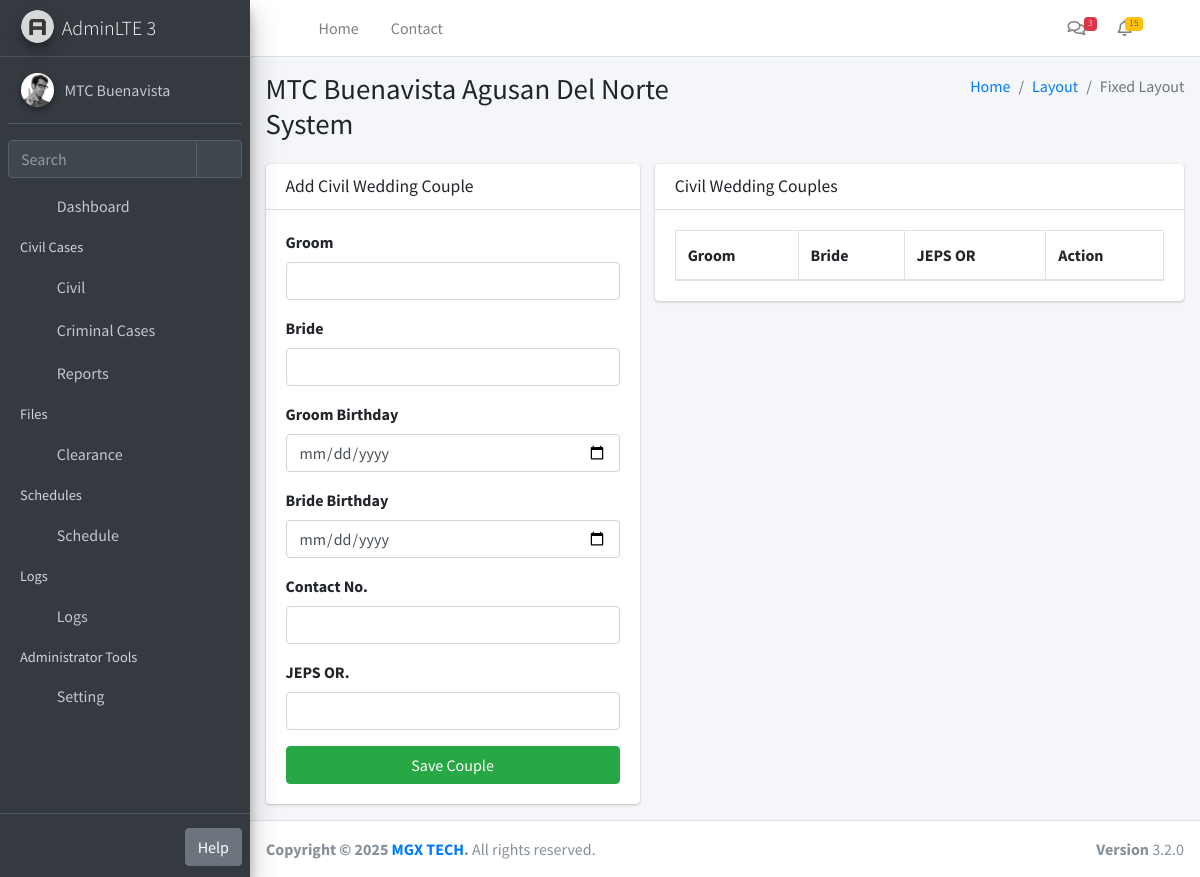
/wedding/ (signed in), run on an earlier commit of the app's database.
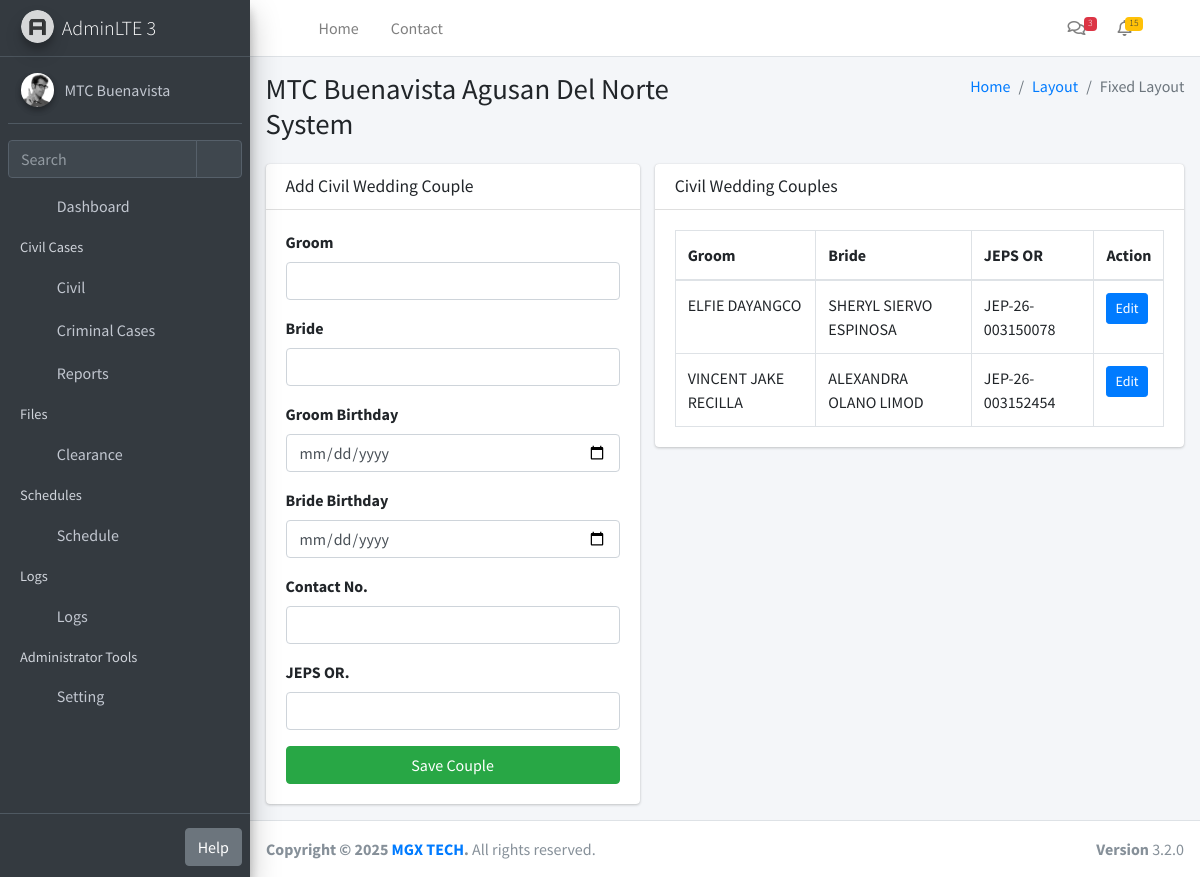
And on a later commit of the database.
### app/models.py (models this page shows)
class Module(db.Model):
    __tablename__ = 'modules'
    id = db.Column(db.Integer, primary_key=True)
    name = db.Column(db.String(255), nullable=False)
    icon = db.Column(db.String(255), nullable=False)
    description = db.Column(db.Text, nullable=True)
    url = db.Column(db.String(255), nullable=True)
    created_at = db.Column(db.DateTime, default=datetime.utcnow)
    updated_at = db.Column(db.DateTime, default=datetime.utcnow, onupdate=datetime.utcnow)

class CivilWedding(db.Model):
    __tablename__ = 'civil_wedding'
    id = db.Column(db.Integer, primary_key=True)
    groom = db.Column(db.String(255), nullable=False)
    bride = db.Column(db.String(255), nullable=False)
    bday_groom = db.Column(db.Date, nullable=True)
    bday_bride = db.Column(db.Date, nullable=True)
    schedule_id = db.Column(db.Integer, db.ForeignKey('schedule_master.id'), nullable=True, unique=True)
    jeeps_or = db.Column(db.String(255), nullable=True)
    contact_no = db.Column(db.String(50), nullable=True)
    register_no = db.Column(db.String(100), nullable=True)
    claim_by = db.Column(db.JSON, nullable=True)
    created_at = db.Column(db.DateTime, default=datetime.utcnow)
    updated_at = db.Column(db.DateTime, default=datetime.utcnow, onupdate=datetime.utcnow)
    schedule = db.relationship('ScheduleMaster', backref='wedding', uselist=False)

### app/routes/wedding.py (the view)
@wedding_bp.route('/')
@login_required
@require_module(17)
def wed_index():
    WeddingRecords = CivilWedding.query.all()
    return render_template(
        "wedding/index.html",
        WeddingRecords=WeddingRecords,
    )

### app/__init__.py (called while the page is built)
def create_app():
    app = Flask(__name__)
    app.config.from_object(Config)
    db.init_app(app)
    login_manager.init_app(app)
    login_manager.login_view = 'auth.login'
    from app.models import User, Setting, Module
    @login_manager.user_loader
    def load_user(user_id):
        return User.query.get(int(user_id))
    @app.context_processor
    def inject_globals():
        modules = Module.query.all()
        user_modules = []
        if current_user.is_authenticated and current_user.role:
            user_modules = current_user.role.modules
        settings = {s.function_desc: s.function for s in Setting.query.all()}
        return dict(modules=modules, user_modules=user_modules, settings=settings)
    from app.routes import blueprints
    for bp in blueprints:
        app.register_blueprint(bp)
    with app.app_context():
        db.create_all()
    return app

### app/templates/wedding/index.html (shortened to what this page needs)
{% extends "layouts/layout1.html" %}
{% block content %}
<section class="col-lg-5 connectedSortable">
	<div class="card">
		<div class="card-header">
			<h3 class="card-title">Add Civil Wedding Couple</h3>
		</div>
		<div class="card-body">
			<form id="addWeddingForm">
				<div class="form-group">
					<label>Groom</label>
					<input type="text" name="groom" class="form-control" required>
				</div>
				<div class="form-group">
					<label>Bride</label>
					<input type="text" name="bride" class="form-control" required>
				</div>
				<div class="form-group">
					<label>Groom Birthday</label>
					<input type="date" name="bday_groom" class="form-control">
				</div>
				<div class="form-group">
					<label>Bride Birthday</label>
					<input type="date" name="bday_bride" class="form-control">
				</div>
				<div class="form-group">
					<label>Contact No.</label>
					<input type="text" name="contact_no" class="form-control">
				</div>
				<div class="form-group">
					<label>JEPS OR.</label>
					<input type="text" name="jeps_or" class="form-control">
				</div>
				<button type="submit" class="btn btn-success btn-block">
					Save Couple
				</button>
			</form>
		</div>
	</div>
</section>
<section class="col-lg-7 connectedSortable">
	<div class="card">
		<div class="card-header">
			<h3 class="card-title">Civil Wedding Couples</h3>
		</div>
		<div class="card-body">
			<table id="weddingTable" class="table table-bordered table-hover">
				<thead>
					<tr>
						<th>Groom</th>
						<th>Bride</th>
						<th>JEPS OR</th>
						<th>Action</th>
					</tr>
				</thead>
				<tbody>
					{% for w in WeddingRecords %}
					<tr>
						<td>{{ w.groom }}</td>
						<td>{{ w.bride }}</td>
						<td>{{ w.jeeps_or }}</td>
						<td>
							<button class="btn btn-primary btn-sm assignBtn"
							data-id="{{ w.id }}"
							data-rno="{{ w.register_no }}"
							data-groom="{{ w.groom }}"
							data-groombday="{{ w.bday_groom }}"
							data-bride="{{ w.bride }}"
							data-bridebday="{{ w.bday_bride }}"
							data-contact="{{ w.contact_no }}"
							data-jeps="{{ w.jeeps_or }}"
							data-claim="{{ w.claim_by }}">
							Edit
						</button>
					</td>
				</tr>
				{% endfor %}
			</tbody>
		</table>
	</div>
</div>
</section>
{% endblock %}

### app/templates/layouts/partials/navbar.html (shortened to what this page needs)
<nav class="mt-2">
  <ul class="nav nav-pills nav-sidebar flex-column nav-child-indent" data-widget="treeview" role="menu" data-accordion="false">
    <li class="nav-item">
      <a href="/dashboard" class="nav-link">
        <i class="nav-icon fas fa-tachometer-alt"></i>
        <p>Dashboard</p>
      </a>
    </li>
{% if user_modules %}
{% set civil_modules = [] %}
{% if civil_modules %}
  <li class="nav-header">Civil Cases</li>
    <li class="nav-item {% if request.path in ['/cases/oca', '/cases/scc', '/wedding'] %}menu-is-opening menu-open{% endif %}">
    <a href="#" class="nav-link">
      <i class="nav-icon fas fa-folder"></i>
      <p>
        Civil
        <i class="right fas fa-angle-left"></i>
      </p>
    </a>
  </li>
{% endif %}
  {% set standalone_modules = modules
    | selectattr('id', 'in', user_modules)
    | selectattr('id', 'in', [9,10,16])
    | list %}
  {% for m in standalone_modules %}
    <li class="nav-item">
      <a href="/{{ m.url }}" class="nav-link">
        <i class="nav-icon fa {{ m.icon }}"></i>
        <p>{{ m.name }}</p>
      </a>
    </li>
  {% endfor %}
{% endif %}
{% set cert_modules = modules
  | selectattr('id', 'in', user_modules)
  | selectattr('id', 'in', [5])
  | list %}
{% if cert_modules %}
  <li class="nav-header">Files</li>
   {% for m in cert_modules %}
        <li class="nav-item">
          <a href="/{{ m.url }}" class="nav-link">
            <i class="nav-icon fa {{ m.icon }}"></i>
            <p>{{ m.name }}</p>
          </a>
        </li>
      {% endfor %}
{% endif %}
{% set sched_modules = modules
  | selectattr('id', 'in', user_modules)
  | selectattr('id', 'in', [11,12])
  | list %}
{% if sched_modules %}
  <li class="nav-header">Schedules</li>
  <li class="nav-item {% if request.path in ['/schedule/court', '/schedule/wedding'] %}menu-is-opening menu-open{% endif %}">
    <a href="#" class="nav-link {% if request.path in ['/schedule/court', '/schedule/wedding'] %}active{% endif %}">
      <i class="nav-icon fas fa-calendar-alt"></i>
      <p>
        Schedule
        <i class="right fas fa-angle-left"></i>
      </p>
    </a>
  </li>
{% endif %}
{% set logs_modules = modules
  | selectattr('id', 'in', user_modules)
  | selectattr('id', 'in', [13,14,15])
  | list %}
{% if logs_modules %}
  <li class="nav-header">Logs</li>
  <li class="nav-item">
    <a href="#" class="nav-link">
      <i class="nav-icon fas fa-clipboard-list"></i>
      <p>
        Logs
        <i class="right fas fa-angle-left"></i>
      </p>
    </a>
  </li>
{% endif %}
    {% if user_modules %}
      {% set admin_modules = modules
        | selectattr('id', 'in', user_modules)
        | selectattr('id', 'in', [1,2,3,4])
        | list %}
 {% set admin_paths = ['/roles', '/users', '/modules', '/settings'] %}
{% if admin_modules %}
  <li class="nav-header">Administrator Tools</li>
  <li class="nav-item {% if request.path.rstrip('/') in admin_paths %}menu-is-opening menu-open{% endif %}">
    <a href="#"
       class="nav-link {% if request.path.rstrip('/') in admin_paths %}active{% endif %}">
      <i class="nav-icon fas fa-cogs"></i>
      <p>
        Setting
        <i class="right fas fa-angle-left"></i>
      </p>
    </a>
  </li>
{% endif %}
    {% endif %}
  </ul>
</nav>

What changed in the data, as far as the page shows it:
added CivilWedding: groom "ELFIE DAYANGCO", bride "SHERYL SIERVO ESPINOSA", jeeps_or "JEP-26-003150078"
added CivilWedding: groom "VINCENT JAKE RECILLA", bride "ALEXANDRA OLANO LIMOD", jeeps_or "JEP-26-003152454"
